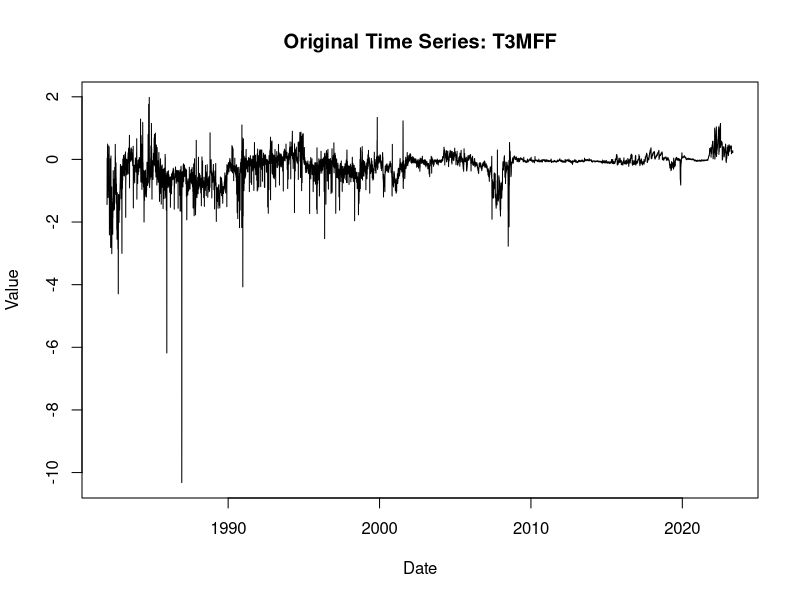
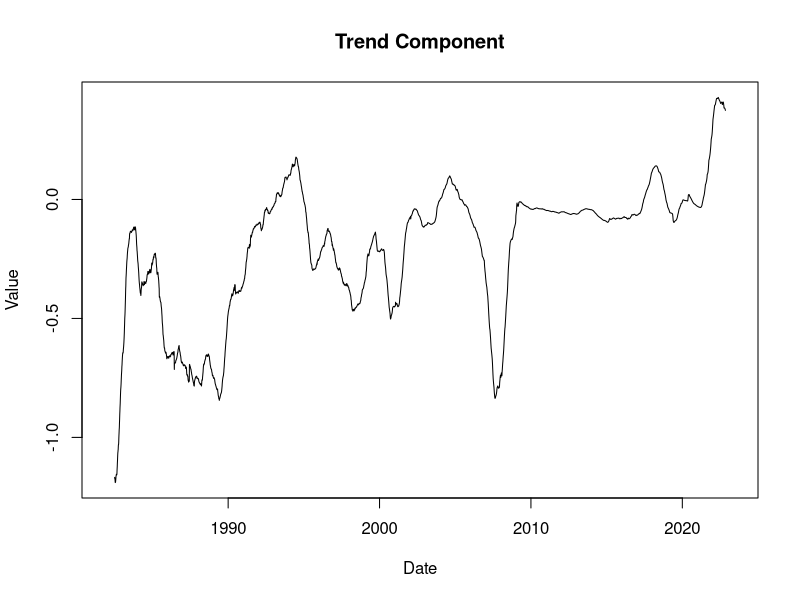
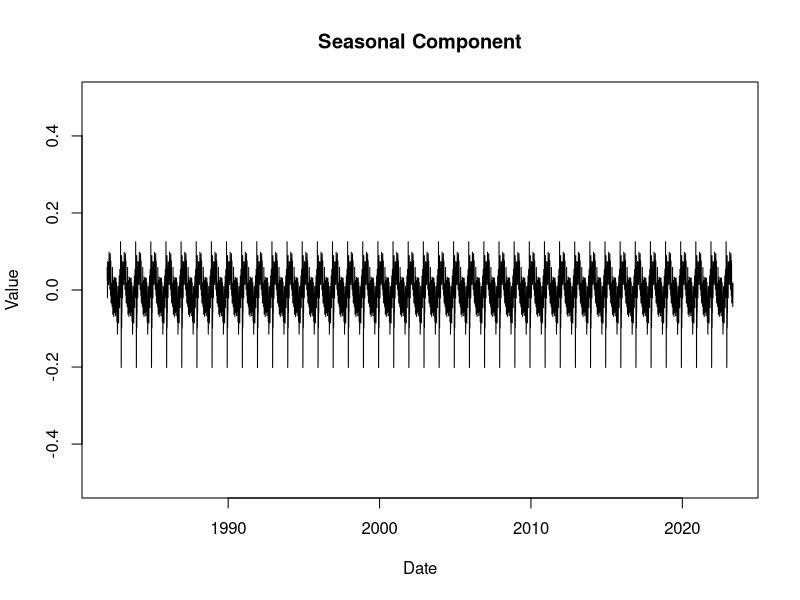
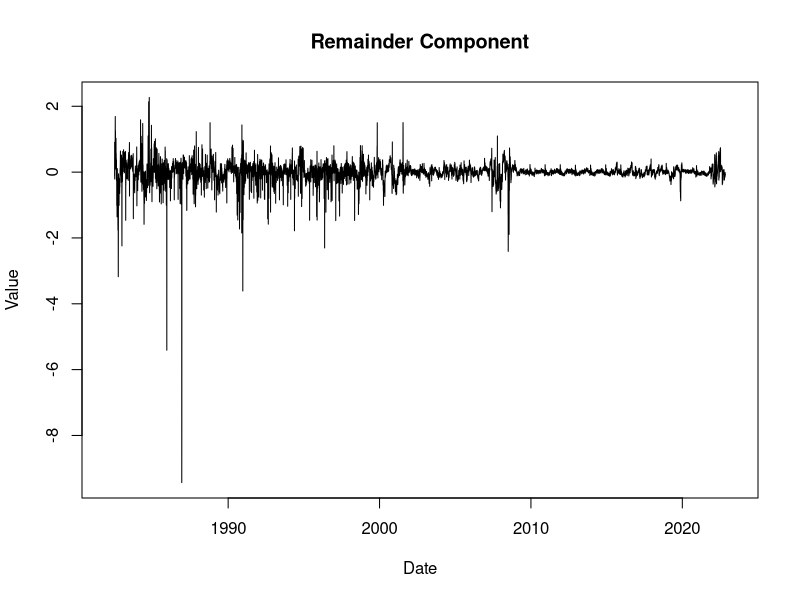
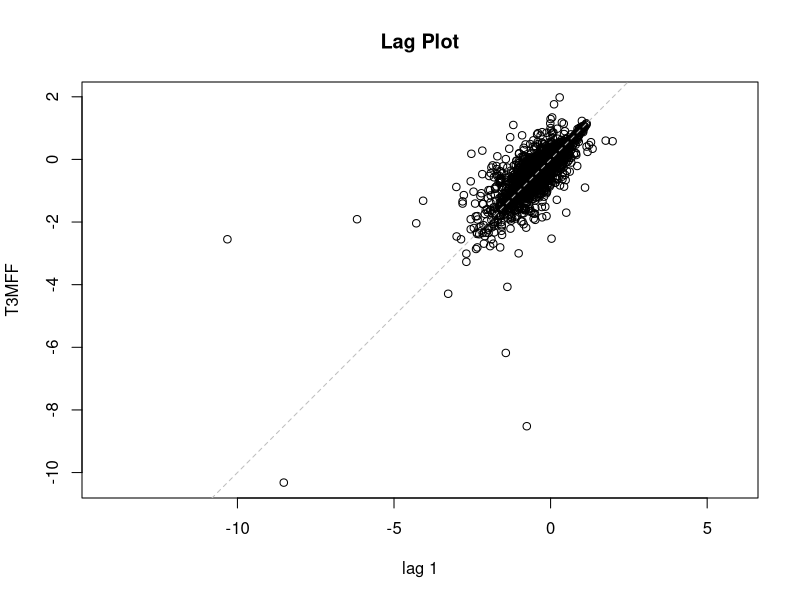
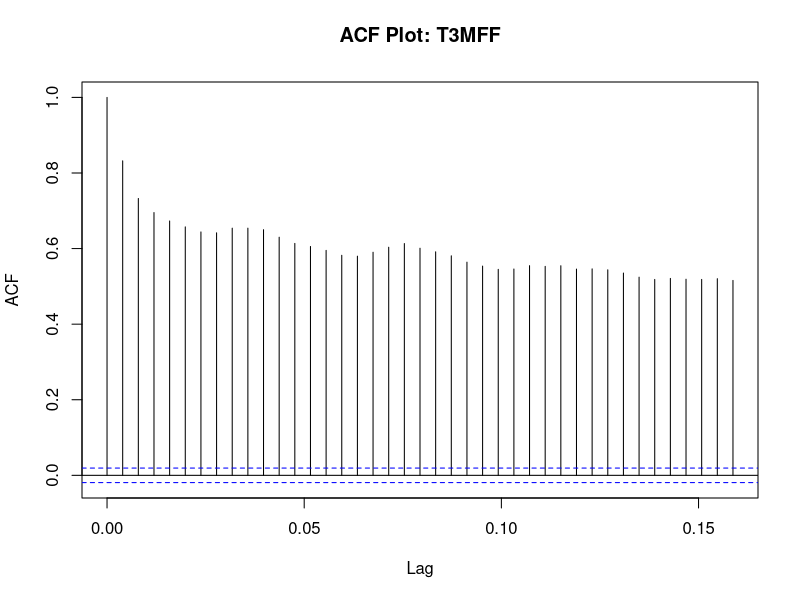
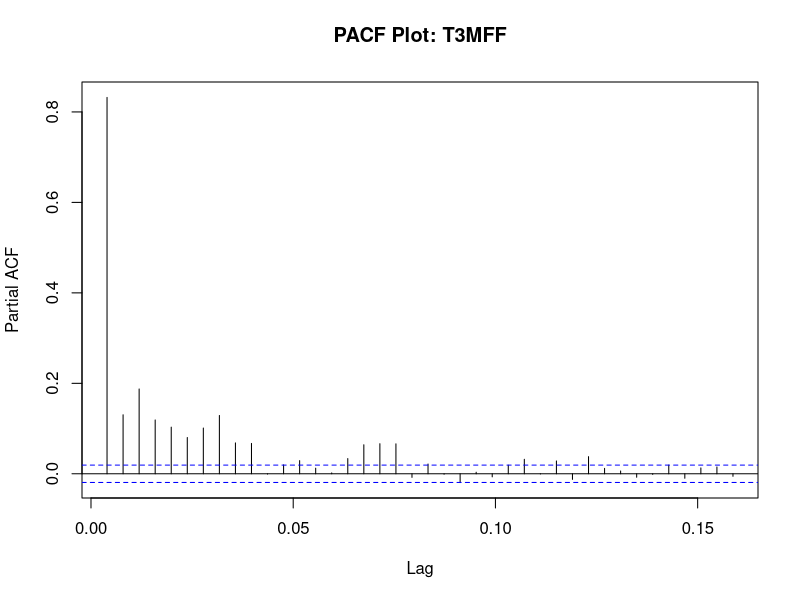
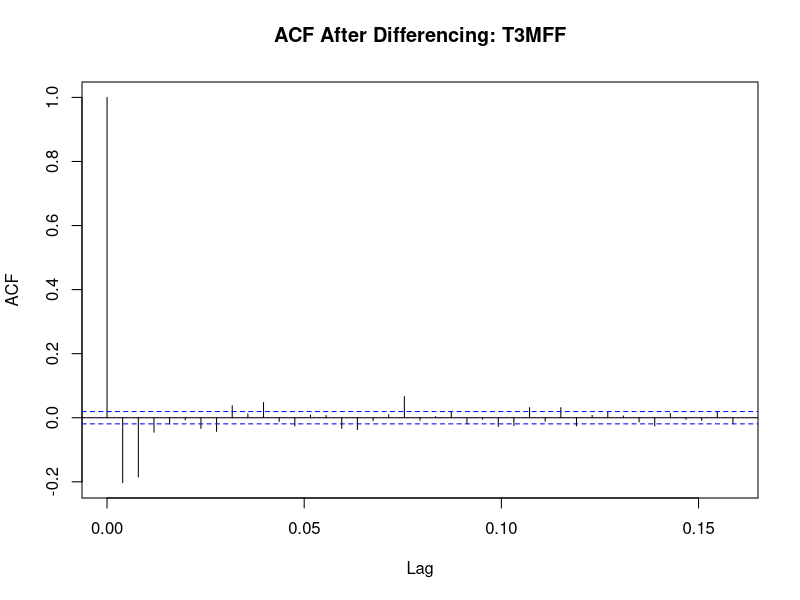

Source code (R) for these figures, in order:
## ---- chunk 1
knitr::opts_chunk$set(warning=FALSE, message=FALSE)

library(readxl)
library(ggplot2)
library(forecast)
library(tseries)
library(xts)
library(tidyverse)
## ---- chunk 2
df <- read_excel('data/data/sr_t-bill-rates.xlsx')
df$observation_date <- as.Date(df$observation_date)
columns <- c("T3MFF")

for (col in columns) {
  xts_data <- xts(df[, col], order.by = df$observation_date)
  ts_data <- ts(df[, col], start=c(1982, 1, 4), frequency=252)
  decomposed <- decompose(ts_data)
  
  plot(decomposed$x, main = paste("Original Time Series:", col), xlab = 'Date', ylab = 'Value')
  plot(decomposed$trend, main = "Trend Component", xlab = 'Date', ylab = 'Value')
  plot(decomposed$seasonal, main = "Seasonal Component", xlab = 'Date', ylab = 'Value',ylim = c(-0.5,0.5))
  plot(decomposed$random, main = "Remainder Component", xlab = 'Date', ylab = 'Value')
  lag.plot(ts_data, lags=1, do.lines=FALSE, main="Lag Plot")
  acf_data <- acf(ts_data, main=paste("ACF Plot:", col))
  dacf_data <- pacf(ts_data, main=paste("PACF Plot:", col))
  diff_ts_data <- diff(ts_data)
  acf(diff_ts_data, main=paste("ACF After Differencing:", col))
  pacf(diff_ts_data, main=paste("PACF After Differencing:", col))
  }

for (col in columns) {
  
  trend <- decomposed$trend
  if (!is.null(trend)) {
    trend_mean <- mean(trend, na.rm = TRUE)
    trend_sd <- sd(trend, na.rm = TRUE)
    trend_trend <- ifelse(trend_mean > 0, "increasing", "decreasing")
    cat("The trend component suggests a", trend_trend, "trend, \nwith an average value of", round(trend_mean, 2), "and a standard deviation of", round(trend_sd, 2), ".\n\n")
  } else {
    cat("There is no discernible trend component.\n\n")
  }
  
  seasonal <- decomposed$seasonal
  if (!is.null(seasonal)) {
    seasonal_mean <- mean(seasonal, na.rm = TRUE)
    seasonal_sd <- sd(seasonal, na.rm = TRUE)
    cat("The seasonal component suggests a repeating pattern, \nwith an average value of", round(seasonal_mean, 2), "and a standard deviation of", round(seasonal_sd, 2), ".\n\n")
  } else {
    cat("There is no discernible seasonal component.\n\n")
  }
  
  remainder <- decomposed$random
  if (!is.null(remainder)) {
    remainder_mean <- mean(remainder, na.rm = TRUE)
    remainder_sd <- sd(remainder, na.rm = TRUE)
    cat("The remainder component suggests random fluctuations, \nwith an average value of", round(remainder_mean, 2), "and a standard deviation of", round(remainder_sd, 2), ".\n\n")
  } else {
    cat("There is no discernible remainder component.\n\n")
  }
  
  if (decomposed$type == "multiplicative") {
    cat("The time series appears to be multiplicative.\n\n")
  } else {
    cat("The time series appears to be additive.\n\n")
  }
  
  adf_test <- adf.test(ts_data)
  cat("Augmented Dickey-Fuller Test Results:\n")
  cat("Test Statistic:", adf_test$statistic, "\n")
  cat("P-value:", adf_test$p.value, "\n")
  cat("Critical Values:", adf_test$critical, "\n")
  if (adf_test$p.value < 0.05) {
    cat("The time series is stationary based on the ADF test.\n\n")
  } else {
    cat("The time series is not stationary based on the ADF test.\n\n")}

  adf_test_diff <- adf.test(diff_ts_data)
  cat("Augmented Dickey-Fuller Test Results After Differencing:\n")
  cat("Test Statistic:", adf_test_diff$statistic, "\n")
  cat("P-value:", adf_test_diff$p.value, "\n")
  cat("Critical Values:", adf_test_diff$critical, "\n")
  if (adf_test_diff$p.value < 0.05) {
    cat("The time series is stationary based on the ADF test.\n\n")
  } else {
    cat("The time series is not stationary based on the ADF test.\n\n")
  }
  }
## ---- chunk 3
df <- read_excel('data/data/sr_t-bill-rates.xlsx')
df$observation_date <- as.Date(df$observation_date)
columns <- c("T6MFF")

for (col in columns) {
  xts_data <- xts(df[, col], order.by = df$observation_date)
  ts_data <- ts(df[, col], start=c(1982, 1, 4), frequency=252)
  decomposed <- decompose(ts_data)
  
  plot(decomposed$x, main = paste("Original Time Series:", col), xlab = 'Date', ylab = 'Value')
  plot(decomposed$trend, main = "Trend Component", xlab = 'Date', ylab = 'Value')
  plot(decomposed$seasonal, main = "Seasonal Component", xlab = 'Date', ylab = 'Value',ylim = c(-0.5,0.5))
  plot(decomposed$random, main = "Remainder Component", xlab = 'Date', ylab = 'Value')
  lag.plot(ts_data, lags=1, do.lines=FALSE, main="Lag Plot")
  acf_data <- acf(ts_data, main=paste("ACF Plot:", col))
  dacf_data <- pacf(ts_data, main=paste("PACF Plot:", col))
  diff_ts_data <- diff(ts_data)
  acf(diff_ts_data, main=paste("ACF After Differencing:", col))
  pacf(diff_ts_data, main=paste("PACF After Differencing:", col))
  }

for (col in columns) {
  
  trend <- decomposed$trend
  if (!is.null(trend)) {
    trend_mean <- mean(trend, na.rm = TRUE)
    trend_sd <- sd(trend, na.rm = TRUE)
    trend_trend <- ifelse(trend_mean > 0, "increasing", "decreasing")
    cat("The trend component suggests a", trend_trend, "trend, \nwith an average value of", round(trend_mean, 2), "and a standard deviation of", round(trend_sd, 2), ".\n\n")
  } else {
    cat("There is no discernible trend component.\n\n")
  }
  
  seasonal <- decomposed$seasonal
  if (!is.null(seasonal)) {
    seasonal_mean <- mean(seasonal, na.rm = TRUE)
    seasonal_sd <- sd(seasonal, na.rm = TRUE)
    cat("The seasonal component suggests a repeating pattern, \nwith an average value of", round(seasonal_mean, 2), "and a standard deviation of", round(seasonal_sd, 2), ".\n\n")
  } else {
    cat("There is no discernible seasonal component.\n\n")
  }
  
  remainder <- decomposed$random
  if (!is.null(remainder)) {
    remainder_mean <- mean(remainder, na.rm = TRUE)
    remainder_sd <- sd(remainder, na.rm = TRUE)
    cat("The remainder component suggests random fluctuations, \nwith an average value of", round(remainder_mean, 2), "and a standard deviation of", round(remainder_sd, 2), ".\n\n")
  } else {
    cat("There is no discernible remainder component.\n\n")
  }
  
  if (decomposed$type == "multiplicative") {
    cat("The time series appears to be multiplicative.\n\n")
  } else {
    cat("The time series appears to be additive.\n\n")
  }
  
  adf_test <- adf.test(ts_data)
  cat("Augmented Dickey-Fuller Test Results:\n")
  cat("Test Statistic:", adf_test$statistic, "\n")
  cat("P-value:", adf_test$p.value, "\n")
  cat("Critical Values:", adf_test$critical, "\n")
  if (adf_test$p.value < 0.05) {
    cat("The time series is stationary based on the ADF test.\n\n")
  } else {
    cat("The time series is not stationary based on the ADF test.\n\n")}

  adf_test_diff <- adf.test(diff_ts_data)
  cat("Augmented Dickey-Fuller Test Results After Differencing:\n")
  cat("Test Statistic:", adf_test_diff$statistic, "\n")
  cat("P-value:", adf_test_diff$p.value, "\n")
  cat("Critical Values:", adf_test_diff$critical, "\n")
  if (adf_test_diff$p.value < 0.05) {
    cat("The time series is stationary based on the ADF test.\n\n")
  } else {
    cat("The time series is not stationary based on the ADF test.\n\n")
  }
  }
## ---- chunk 4
df <- read_excel('data/data/sr_t-bill-rates.xlsx')
df$observation_date <- as.Date(df$observation_date)
columns <- c("T1YFF")
for (col in columns) {
  xts_data <- xts(df[, col], order.by = df$observation_date)
  ts_data <- ts(df[, col], start=c(1982, 1, 4), frequency=252)
  decomposed <- decompose(ts_data)
  
  plot(decomposed$x, main = paste("Original Time Series:", col), xlab = 'Date', ylab = 'Value')
  plot(decomposed$trend, main = "Trend Component", xlab = 'Date', ylab = 'Value')
  plot(decomposed$seasonal, main = "Seasonal Component", xlab = 'Date', ylab = 'Value',ylim = c(-0.5,0.5))
  plot(decomposed$random, main = "Remainder Component", xlab = 'Date', ylab = 'Value')
  lag.plot(ts_data, lags=1, do.lines=FALSE, main="Lag Plot")
  acf_data <- acf(ts_data, main=paste("ACF Plot:", col))
  dacf_data <- pacf(ts_data, main=paste("PACF Plot:", col))
  diff_ts_data <- diff(ts_data)
  acf(diff_ts_data, main=paste("ACF After Differencing:", col))
  pacf(diff_ts_data, main=paste("PACF After Differencing:", col))
  }

for (col in columns) {
  
  trend <- decomposed$trend
  if (!is.null(trend)) {
    trend_mean <- mean(trend, na.rm = TRUE)
    trend_sd <- sd(trend, na.rm = TRUE)
    trend_trend <- ifelse(trend_mean > 0, "increasing", "decreasing")
    cat("The trend component suggests a", trend_trend, "trend, \nwith an average value of", round(trend_mean, 2), "and a standard deviation of", round(trend_sd, 2), ".\n\n")
  } else {
    cat("There is no discernible trend component.\n\n")
  }
  
  seasonal <- decomposed$seasonal
  if (!is.null(seasonal)) {
    seasonal_mean <- mean(seasonal, na.rm = TRUE)
    seasonal_sd <- sd(seasonal, na.rm = TRUE)
    cat("The seasonal component suggests a repeating pattern, \nwith an average value of", round(seasonal_mean, 2), "and a standard deviation of", round(seasonal_sd, 2), ".\n\n")
  } else {
    cat("There is no discernible seasonal component.\n\n")
  }
  
  remainder <- decomposed$random
  if (!is.null(remainder)) {
    remainder_mean <- mean(remainder, na.rm = TRUE)
    remainder_sd <- sd(remainder, na.rm = TRUE)
    cat("The remainder component suggests random fluctuations, \nwith an average value of", round(remainder_mean, 2), "and a standard deviation of", round(remainder_sd, 2), ".\n\n")
  } else {
    cat("There is no discernible remainder component.\n\n")
  }
  
  if (decomposed$type == "multiplicative") {
    cat("The time series appears to be multiplicative.\n\n")
  } else {
    cat("The time series appears to be additive.\n\n")
  }
  
  adf_test <- adf.test(ts_data)
  cat("Augmented Dickey-Fuller Test Results:\n")
  cat("Test Statistic:", adf_test$statistic, "\n")
  cat("P-value:", adf_test$p.value, "\n")
  cat("Critical Values:", adf_test$critical, "\n")
  if (adf_test$p.value < 0.05) {
    cat("The time series is stationary based on the ADF test.\n\n")
  } else {
    cat("The time series is not stationary based on the ADF test.\n\n")}

  adf_test_diff <- adf.test(diff_ts_data)
  cat("Augmented Dickey-Fuller Test Results After Differencing:\n")
  cat("Test Statistic:", adf_test_diff$statistic, "\n")
  cat("P-value:", adf_test_diff$p.value, "\n")
  cat("Critical Values:", adf_test_diff$critical, "\n")
  if (adf_test_diff$p.value < 0.05) {
    cat("The time series is stationary based on the ADF test.\n\n")
  } else {
    cat("The time series is not stationary based on the ADF test.\n\n")
  }
  }
## ---- chunk 5
df <- read_excel('data/data/t-bill-vs-econ-index.xlsx',col_types = c("date","numeric","numeric","numeric","numeric","numeric","numeric","numeric","numeric","numeric"))
df$observation_date <- as.Date(df$observation_date)
selected_columns <- c("DGS10", "DGS20", "DGS30", "MORTGAGE30", "CPI", "FEDFUNDS", "USDIDX", "GDP", "UER")
df <- df[!apply(is.na(df[selected_columns]) | df[selected_columns] == "", 1, all), ]
## ---- chunk 6
columns <- c("DGS10")
df_10 <- df[!is.na(df[columns]) & df[columns] != "", ]

for (col in columns) {
  xts_data <- xts(df_10[, col], order.by = df_10$observation_date)
  ts_data <- ts(df_10[, col], start=c(1962, 1, 2), frequency=252)
  decomposed <- decompose(ts_data)
  
  plot(decomposed$x, main = paste("Original Time Series:", col), xlab = 'Date', ylab = 'Value')
  plot(decomposed$trend, main = "Trend Component", xlab = 'Date', ylab = 'Value')
  plot(decomposed$seasonal, main = "Seasonal Component", xlab = 'Date', ylab = 'Value')
  plot(decomposed$random, main = "Remainder Component", xlab = 'Date', ylab = 'Value')
  lag.plot(ts_data, lags=1, do.lines=FALSE, main="Lag Plot")
  acf_data <- acf(ts_data, main=paste("ACF Plot:", col))
  dacf_data <- pacf(ts_data, main=paste("PACF Plot:", col))
  diff_ts_data <- diff(ts_data)
  acf(diff_ts_data, main=paste("ACF After Differencing:", col))
  pacf(diff_ts_data, main=paste("PACF After Differencing:", col))
  }

for (col in columns) {
  trend <- decomposed$trend
  if (!is.null(trend)) {
    trend_mean <- mean(trend, na.rm = TRUE)
    trend_sd <- sd(trend, na.rm = TRUE)
    trend_trend <- ifelse(trend_mean > 0, "increasing", "decreasing")
    cat("The trend component suggests a", trend_trend, "trend, \nwith an average value of", round(trend_mean, 2), "and a standard deviation of", round(trend_sd, 2), ".\n\n")
  } else {
    cat("There is no discernible trend component.\n\n")
  }
  
  seasonal <- decomposed$seasonal
  if (!is.null(seasonal)) {
    seasonal_mean <- mean(seasonal, na.rm = TRUE)
    seasonal_sd <- sd(seasonal, na.rm = TRUE)
    cat("The seasonal component suggests a repeating pattern, \nwith an average value of", round(seasonal_mean, 2), "and a standard deviation of", round(seasonal_sd, 2), ".\n\n")
  } else {
    cat("There is no discernible seasonal component.\n\n")
  }
  
  remainder <- decomposed$random
  if (!is.null(remainder)) {
    remainder_mean <- mean(remainder, na.rm = TRUE)
    remainder_sd <- sd(remainder, na.rm = TRUE)
    cat("The remainder component suggests random fluctuations, \nwith an average value of", round(remainder_mean, 2), "and a standard deviation of", round(remainder_sd, 2), ".\n\n")
  } else {
    cat("There is no discernible remainder component.\n\n")
  }
  
  if (decomposed$type == "multiplicative") {
    cat("The time series appears to be multiplicative.\n\n")
  } else {
    cat("The time series appears to be additive.\n\n")
  }
  
  adf_test <- adf.test(ts_data)
  cat("Augmented Dickey-Fuller Test Results:\n")
  cat("Test Statistic:", adf_test$statistic, "\n")
  cat("P-value:", adf_test$p.value, "\n")
  cat("Critical Values:", adf_test$critical, "\n")
  if (adf_test$p.value < 0.05) {
    cat("The time series is stationary based on the ADF test.\n\n")
  } else {
    cat("The time series is not stationary based on the ADF test.\n\n")}

  adf_test_diff <- adf.test(diff_ts_data)
  cat("Augmented Dickey-Fuller Test Results After Differencing:\n")
  cat("Test Statistic:", adf_test_diff$statistic, "\n")
  cat("P-value:", adf_test_diff$p.value, "\n")
  cat("Critical Values:", adf_test_diff$critical, "\n")
  if (adf_test_diff$p.value < 0.05) {
    cat("The time series is stationary based on the ADF test.\n\n")
  } else {
    cat("The time series is not stationary based on the ADF test.\n\n")
  }
  }
## ---- chunk 7
columns <- c("DGS20")
df_20 <- df[!is.na(df[columns]) & df[columns] != "", ]

for (col in columns) {
  xts_data <- xts(df_20[, col], order.by = df_20$observation_date)
  ts_data <- ts(df_20[, col], start=c(1962, 1, 2), frequency=252)
  decomposed <- decompose(ts_data)
  
  plot(decomposed$x, main = paste("Original Time Series:", col), xlab = 'Date', ylab = 'Value')
  plot(decomposed$trend, main = "Trend Component", xlab = 'Date', ylab = 'Value')
  plot(decomposed$seasonal, main = "Seasonal Component", xlab = 'Date', ylab = 'Value')
  plot(decomposed$random, main = "Remainder Component", xlab = 'Date', ylab = 'Value')
  lag.plot(ts_data, lags=1, do.lines=FALSE, main="Lag Plot")
  acf_data <- acf(ts_data, main=paste("ACF Plot:", col))
  dacf_data <- pacf(ts_data, main=paste("PACF Plot:", col))
  diff_ts_data <- diff(ts_data)
  acf(diff_ts_data, main=paste("ACF After Differencing:", col))
  pacf(diff_ts_data, main=paste("PACF After Differencing:", col))
  }

for (col in columns) {
  trend <- decomposed$trend
  if (!is.null(trend)) {
    trend_mean <- mean(trend, na.rm = TRUE)
    trend_sd <- sd(trend, na.rm = TRUE)
    trend_trend <- ifelse(trend_mean > 0, "increasing", "decreasing")
    cat("The trend component suggests a", trend_trend, "trend, \nwith an average value of", round(trend_mean, 2), "and a standard deviation of", round(trend_sd, 2), ".\n\n")
  } else {
    cat("There is no discernible trend component.\n\n")
  }
  
  seasonal <- decomposed$seasonal
  if (!is.null(seasonal)) {
    seasonal_mean <- mean(seasonal, na.rm = TRUE)
    seasonal_sd <- sd(seasonal, na.rm = TRUE)
    cat("The seasonal component suggests a repeating pattern, \nwith an average value of", round(seasonal_mean, 2), "and a standard deviation of", round(seasonal_sd, 2), ".\n\n")
  } else {
    cat("There is no discernible seasonal component.\n\n")
  }
  
  remainder <- decomposed$random
  if (!is.null(remainder)) {
    remainder_mean <- mean(remainder, na.rm = TRUE)
    remainder_sd <- sd(remainder, na.rm = TRUE)
    cat("The remainder component suggests random fluctuations, \nwith an average value of", round(remainder_mean, 2), "and a standard deviation of", round(remainder_sd, 2), ".\n\n")
  } else {
    cat("There is no discernible remainder component.\n\n")
  }
  
  if (decomposed$type == "multiplicative") {
    cat("The time series appears to be multiplicative.\n\n")
  } else {
    cat("The time series appears to be additive.\n\n")
  }
  
  adf_test <- adf.test(ts_data)
  cat("Augmented Dickey-Fuller Test Results:\n")
  cat("Test Statistic:", adf_test$statistic, "\n")
  cat("P-value:", adf_test$p.value, "\n")
  cat("Critical Values:", adf_test$critical, "\n")
  if (adf_test$p.value < 0.05) {
    cat("The time series is stationary based on the ADF test.\n\n")
  } else {
    cat("The time series is not stationary based on the ADF test.\n\n")}

  adf_test_diff <- adf.test(diff_ts_data)
  cat("Augmented Dickey-Fuller Test Results After Differencing:\n")
  cat("Test Statistic:", adf_test_diff$statistic, "\n")
  cat("P-value:", adf_test_diff$p.value, "\n")
  cat("Critical Values:", adf_test_diff$critical, "\n")
  if (adf_test_diff$p.value < 0.05) {
    cat("The time series is stationary based on the ADF test.\n\n")
  } else {
    cat("The time series is not stationary based on the ADF test.\n\n")
  }
  }
## ---- chunk 8
columns <- c("DGS30")
df_30 <- df[!is.na(df[columns]) & df[columns] != "", ]

for (col in columns) {
  xts_data <- xts(df_30[, col], order.by = df_30$observation_date)
  ts_data <- ts(df_30[, col], start=c(1977, 2, 15), frequency=252)
  decomposed <- decompose(ts_data)
  
  plot(decomposed$x, main = paste("Original Time Series:", col), xlab = 'Date', ylab = 'Value')
  plot(decomposed$trend, main = "Trend Component", xlab = 'Date', ylab = 'Value')
  plot(decomposed$seasonal, main = "Seasonal Component", xlab = 'Date', ylab = 'Value')
  plot(decomposed$random, main = "Remainder Component", xlab = 'Date', ylab = 'Value')
  lag.plot(ts_data, lags=1, do.lines=FALSE, main="Lag Plot")
  acf_data <- acf(ts_data, main=paste("ACF Plot:", col))
  dacf_data <- pacf(ts_data, main=paste("PACF Plot:", col))
  diff_ts_data <- diff(ts_data)
  acf(diff_ts_data, main=paste("ACF After Differencing:", col))
  pacf(diff_ts_data, main=paste("PACF After Differencing:", col))
  }

for (col in columns) {
  trend <- decomposed$trend
  if (!is.null(trend)) {
    trend_mean <- mean(trend, na.rm = TRUE)
    trend_sd <- sd(trend, na.rm = TRUE)
    trend_trend <- ifelse(trend_mean > 0, "increasing", "decreasing")
    cat("The trend component suggests a", trend_trend, "trend, \nwith an average value of", round(trend_mean, 2), "and a standard deviation of", round(trend_sd, 2), ".\n\n")
  } else {
    cat("There is no discernible trend component.\n\n")
  }
  
  seasonal <- decomposed$seasonal
  if (!is.null(seasonal)) {
    seasonal_mean <- mean(seasonal, na.rm = TRUE)
    seasonal_sd <- sd(seasonal, na.rm = TRUE)
    cat("The seasonal component suggests a repeating pattern, \nwith an average value of", round(seasonal_mean, 2), "and a standard deviation of", round(seasonal_sd, 2), ".\n\n")
  } else {
    cat("There is no discernible seasonal component.\n\n")
  }
  
  remainder <- decomposed$random
  if (!is.null(remainder)) {
    remainder_mean <- mean(remainder, na.rm = TRUE)
    remainder_sd <- sd(remainder, na.rm = TRUE)
    cat("The remainder component suggests random fluctuations, \nwith an average value of", round(remainder_mean, 2), "and a standard deviation of", round(remainder_sd, 2), ".\n\n")
  } else {
    cat("There is no discernible remainder component.\n\n")
  }
  
  if (decomposed$type == "multiplicative") {
    cat("The time series appears to be multiplicative.\n\n")
  } else {
    cat("The time series appears to be additive.\n\n")
  }
  
  adf_test <- adf.test(ts_data)
  cat("Augmented Dickey-Fuller Test Results:\n")
  cat("Test Statistic:", adf_test$statistic, "\n")
  cat("P-value:", adf_test$p.value, "\n")
  cat("Critical Values:", adf_test$critical, "\n")
  if (adf_test$p.value < 0.05) {
    cat("The time series is stationary based on the ADF test.\n\n")
  } else {
    cat("The time series is not stationary based on the ADF test.\n\n")}

  adf_test_diff <- adf.test(diff_ts_data)
  cat("Augmented Dickey-Fuller Test Results After Differencing:\n")
  cat("Test Statistic:", adf_test_diff$statistic, "\n")
  cat("P-value:", adf_test_diff$p.value, "\n")
  cat("Critical Values:", adf_test_diff$critical, "\n")
  if (adf_test_diff$p.value < 0.05) {
    cat("The time series is stationary based on the ADF test.\n\n")
  } else {
    cat("The time series is not stationary based on the ADF test.\n\n")
  }
  }
## ---- chunk 9
columns <- c("FEDFUNDS")
df_ffr <- df[!is.na(df[columns]) & df[columns] != "", ]
for (col in columns) {
  xts_data <- xts(df_ffr[, col], order.by = df_ffr$observation_date)
  ts_data <- ts(df_ffr[, col], start=c(1962, 2, 1), frequency=12)
  decomposed <- decompose(ts_data)
  
  plot(decomposed$x, main = paste("Original Time Series:", col), xlab = 'Date', ylab = 'Value')
  plot(decomposed$trend, main = "Trend Component", xlab = 'Date', ylab = 'Value')
  plot(decomposed$seasonal, main = "Seasonal Component", xlab = 'Date', ylab = 'Value')
  plot(decomposed$random, main = "Remainder Component", xlab = 'Date', ylab = 'Value')
  lag.plot(ts_data, lags=1, do.lines=FALSE, main="Lag Plot")
  acf_data <- acf(ts_data, main=paste("ACF Plot:", col))
  dacf_data <- pacf(ts_data, main=paste("PACF Plot:", col))
  diff_ts_data <- diff(ts_data)
  acf(diff_ts_data, main=paste("ACF After Differencing:", col))
  pacf(diff_ts_data, main=paste("PACF After Differencing:", col))
  }

for (col in columns) {
  trend <- decomposed$trend
  if (!is.null(trend)) {
    trend_mean <- mean(trend, na.rm = TRUE)
    trend_sd <- sd(trend, na.rm = TRUE)
    trend_trend <- ifelse(trend_mean > 0, "increasing", "decreasing")
    cat("The trend component suggests a", trend_trend, "trend, \nwith an average value of", round(trend_mean, 2), "and a standard deviation of", round(trend_sd, 2), ".\n\n")
  } else {
    cat("There is no discernible trend component.\n\n")
  }
  
  seasonal <- decomposed$seasonal
  if (!is.null(seasonal)) {
    seasonal_mean <- mean(seasonal, na.rm = TRUE)
    seasonal_sd <- sd(seasonal, na.rm = TRUE)
    cat("The seasonal component suggests a repeating pattern, \nwith an average value of", round(seasonal_mean, 2), "and a standard deviation of", round(seasonal_sd, 2), ".\n\n")
  } else {
    cat("There is no discernible seasonal component.\n\n")
  }
  
  remainder <- decomposed$random
  if (!is.null(remainder)) {
    remainder_mean <- mean(remainder, na.rm = TRUE)
    remainder_sd <- sd(remainder, na.rm = TRUE)
    cat("The remainder component suggests random fluctuations, \nwith an average value of", round(remainder_mean, 2), "and a standard deviation of", round(remainder_sd, 2), ".\n\n")
  } else {
    cat("There is no discernible remainder component.\n\n")
  }
  
  if (decomposed$type == "multiplicative") {
    cat("The time series appears to be multiplicative.\n\n")
  } else {
    cat("The time series appears to be additive.\n\n")
  }
  
  adf_test <- adf.test(ts_data)
  cat("Augmented Dickey-Fuller Test Results:\n")
  cat("Test Statistic:", adf_test$statistic, "\n")
  cat("P-value:", adf_test$p.value, "\n")
  cat("Critical Values:", adf_test$critical, "\n")
  if (adf_test$p.value < 0.05) {
    cat("The time series is stationary based on the ADF test.\n\n")
  } else {
    cat("The time series is not stationary based on the ADF test.\n\n")}

  adf_test_diff <- adf.test(diff_ts_data)
  cat("Augmented Dickey-Fuller Test Results After Differencing:\n")
  cat("Test Statistic:", adf_test_diff$statistic, "\n")
  cat("P-value:", adf_test_diff$p.value, "\n")
  cat("Critical Values:", adf_test_diff$critical, "\n")
  if (adf_test_diff$p.value < 0.05) {
    cat("The time series is stationary based on the ADF test.\n\n")
  } else {
    cat("The time series is not stationary based on the ADF test.\n\n")
  }
  }
## ---- chunk 10
columns <- c("MORTGAGE30")
df_mort <- df[!is.na(df[columns]) & df[columns] != "", ]
for (col in columns) {
  xts_data <- xts(df_mort[, col], order.by = df_mort$observation_date)
  ts_data <- ts(df_mort[, col], start=c(1971, 4, 2), frequency=52)
  decomposed <- decompose(ts_data)
  
  plot(decomposed$x, main = paste("Original Time Series:", col), xlab = 'Date', ylab = 'Value')
  plot(decomposed$trend, main = "Trend Component", xlab = 'Date', ylab = 'Value')
  plot(decomposed$seasonal, main = "Seasonal Component", xlab = 'Date', ylab = 'Value')
  plot(decomposed$random, main = "Remainder Component", xlab = 'Date', ylab = 'Value')
  lag.plot(ts_data, lags=1, do.lines=FALSE, main="Lag Plot")
  acf_data <- acf(ts_data, main=paste("ACF Plot:", col))
  dacf_data <- pacf(ts_data, main=paste("PACF Plot:", col))
  diff_ts_data <- diff(ts_data)
  acf(diff_ts_data, main=paste("ACF After Differencing:", col))
  pacf(diff_ts_data, main=paste("PACF After Differencing:", col))
  }

for (col in columns) {
  trend <- decomposed$trend
  if (!is.null(trend)) {
    trend_mean <- mean(trend, na.rm = TRUE)
    trend_sd <- sd(trend, na.rm = TRUE)
    trend_trend <- ifelse(trend_mean > 0, "increasing", "decreasing")
    cat("The trend component suggests a", trend_trend, "trend, \nwith an average value of", round(trend_mean, 2), "and a standard deviation of", round(trend_sd, 2), ".\n\n")
  } else {
    cat("There is no discernible trend component.\n\n")
  }
  
  seasonal <- decomposed$seasonal
  if (!is.null(seasonal)) {
    seasonal_mean <- mean(seasonal, na.rm = TRUE)
    seasonal_sd <- sd(seasonal, na.rm = TRUE)
    cat("The seasonal component suggests a repeating pattern, \nwith an average value of", round(seasonal_mean, 2), "and a standard deviation of", round(seasonal_sd, 2), ".\n\n")
  } else {
    cat("There is no discernible seasonal component.\n\n")
  }
  
  remainder <- decomposed$random
  if (!is.null(remainder)) {
    remainder_mean <- mean(remainder, na.rm = TRUE)
    remainder_sd <- sd(remainder, na.rm = TRUE)
    cat("The remainder component suggests random fluctuations, \nwith an average value of", round(remainder_mean, 2), "and a standard deviation of", round(remainder_sd, 2), ".\n\n")
  } else {
    cat("There is no discernible remainder component.\n\n")
  }
  
  if (decomposed$type == "multiplicative") {
    cat("The time series appears to be multiplicative.\n\n")
  } else {
    cat("The time series appears to be additive.\n\n")
  }
  
  adf_test <- adf.test(ts_data)
  cat("Augmented Dickey-Fuller Test Results:\n")
  cat("Test Statistic:", adf_test$statistic, "\n")
  cat("P-value:", adf_test$p.value, "\n")
  cat("Critical Values:", adf_test$critical, "\n")
  if (adf_test$p.value < 0.05) {
    cat("The time series is stationary based on the ADF test.\n\n")
  } else {
    cat("The time series is not stationary based on the ADF test.\n\n")}

  adf_test_diff <- adf.test(diff_ts_data)
  cat("Augmented Dickey-Fuller Test Results After Differencing:\n")
  cat("Test Statistic:", adf_test_diff$statistic, "\n")
  cat("P-value:", adf_test_diff$p.value, "\n")
  cat("Critical Values:", adf_test_diff$critical, "\n")
  if (adf_test_diff$p.value < 0.05) {
    cat("The time series is stationary based on the ADF test.\n\n")
  } else {
    cat("The time series is not stationary based on the ADF test.\n\n")
  }
  }
## ---- chunk 11
columns <- c("CPI")
df_cpi <- df[!is.na(df[columns]) & df[columns] != "", ]
for (col in columns) {
  xts_data <- xts(df_cpi[, col], order.by = df_cpi$observation_date)
  ts_data <- ts(df_cpi[, col], start=c(1962, 2, 1), frequency=12)
  decomposed <- decompose(ts_data)
  
  plot(decomposed$x, main = paste("Original Time Series:", col), xlab = 'Date', ylab = 'Value')
  plot(decomposed$trend, main = "Trend Component", xlab = 'Date', ylab = 'Value')
  plot(decomposed$seasonal, main = "Seasonal Component", xlab = 'Date', ylab = 'Value',ylim = c(-0.5,0.5))
  plot(decomposed$random, main = "Remainder Component", xlab = 'Date', ylab = 'Value')
  lag.plot(ts_data, lags=1, do.lines=FALSE, main="Lag Plot")
  acf_data <- acf(ts_data, main=paste("ACF Plot:", col))
  dacf_data <- pacf(ts_data, main=paste("PACF Plot:", col))
  diff_ts_data <- diff(ts_data)
  acf(diff_ts_data, main=paste("ACF After Differencing:", col))
  pacf(diff_ts_data, main=paste("PACF After Differencing:", col))
  }

for (col in columns) {
  trend <- decomposed$trend
  if (!is.null(trend)) {
    trend_mean <- mean(trend, na.rm = TRUE)
    trend_sd <- sd(trend, na.rm = TRUE)
    trend_trend <- ifelse(trend_mean > 0, "increasing", "decreasing")
    cat("The trend component suggests a", trend_trend, "trend, \nwith an average value of", round(trend_mean, 2), "and a standard deviation of", round(trend_sd, 2), ".\n\n")
  } else {
    cat("There is no discernible trend component.\n\n")
  }
  
  seasonal <- decomposed$seasonal
  if (!is.null(seasonal)) {
    seasonal_mean <- mean(seasonal, na.rm = TRUE)
    seasonal_sd <- sd(seasonal, na.rm = TRUE)
    cat("The seasonal component suggests a repeating pattern, \nwith an average value of", round(seasonal_mean, 2), "and a standard deviation of", round(seasonal_sd, 2), ".\n\n")
  } else {
    cat("There is no discernible seasonal component.\n\n")
  }
  
  remainder <- decomposed$random
  if (!is.null(remainder)) {
    remainder_mean <- mean(remainder, na.rm = TRUE)
    remainder_sd <- sd(remainder, na.rm = TRUE)
    cat("The remainder component suggests random fluctuations, \nwith an average value of", round(remainder_mean, 2), "and a standard deviation of", round(remainder_sd, 2), ".\n\n")
  } else {
    cat("There is no discernible remainder component.\n\n")
  }
  
  if (decomposed$type == "multiplicative") {
    cat("The time series appears to be multiplicative.\n\n")
  } else {
    cat("The time series appears to be additive.\n\n")
  }
  
  adf_test <- adf.test(ts_data)
  cat("Augmented Dickey-Fuller Test Results:\n")
  cat("Test Statistic:", adf_test$statistic, "\n")
  cat("P-value:", adf_test$p.value, "\n")
  cat("Critical Values:", adf_test$critical, "\n")
  if (adf_test$p.value < 0.05) {
    cat("The time series is stationary based on the ADF test.\n\n")
  } else {
    cat("The time series is not stationary based on the ADF test.\n\n")}

  adf_test_diff <- adf.test(diff_ts_data)
  cat("Augmented Dickey-Fuller Test Results After Differencing:\n")
  cat("Test Statistic:", adf_test_diff$statistic, "\n")
  cat("P-value:", adf_test_diff$p.value, "\n")
  cat("Critical Values:", adf_test_diff$critical, "\n")
  if (adf_test_diff$p.value < 0.05) {
    cat("The time series is stationary based on the ADF test.\n\n")
  } else {
    cat("The time series is not stationary based on the ADF test.\n\n")
  }
  }
## ---- chunk 12
columns <- c("GDP")
df_gdp <- df[!is.na(df[columns]) & df[columns] != "", ]
for (col in columns) {
  xts_data <- xts(df_gdp[, col], order.by = df_gdp$observation_date)
  ts_data <- ts(df_gdp[, col], start=c(1962, 10, 1), frequency=4)
  decomposed <- decompose(ts_data)
  
  plot(decomposed$x, main = paste("Original Time Series:", col), xlab = 'Date', ylab = 'Value')
  plot(decomposed$trend, main = "Trend Component", xlab = 'Date', ylab = 'Value')
  plot(decomposed$seasonal, main = "Seasonal Component", xlab = 'Date', ylab = 'Value')
  plot(decomposed$random, main = "Remainder Component", xlab = 'Date', ylab = 'Value')
  lag.plot(ts_data, lags=1, do.lines=FALSE, main="Lag Plot")
  acf_data <- acf(ts_data, main=paste("ACF Plot:", col))
  dacf_data <- pacf(ts_data, main=paste("PACF Plot:", col))
  diff_ts_data <- diff(ts_data)
  acf(diff_ts_data, main=paste("ACF After Differencing:", col))
  pacf(diff_ts_data, main=paste("PACF After Differencing:", col))
  }

for (col in columns) {
  trend <- decomposed$trend
  if (!is.null(trend)) {
    trend_mean <- mean(trend, na.rm = TRUE)
    trend_sd <- sd(trend, na.rm = TRUE)
    trend_trend <- ifelse(trend_mean > 0, "increasing", "decreasing")
    cat("The trend component suggests a", trend_trend, "trend, \nwith an average value of", round(trend_mean, 2), "and a standard deviation of", round(trend_sd, 2), ".\n\n")
  } else {
    cat("There is no discernible trend component.\n\n")
  }
  
  seasonal <- decomposed$seasonal
  if (!is.null(seasonal)) {
    seasonal_mean <- mean(seasonal, na.rm = TRUE)
    seasonal_sd <- sd(seasonal, na.rm = TRUE)
    cat("The seasonal component suggests a repeating pattern, \nwith an average value of", round(seasonal_mean, 2), "and a standard deviation of", round(seasonal_sd, 2), ".\n\n")
  } else {
    cat("There is no discernible seasonal component.\n\n")
  }
  
  remainder <- decomposed$random
  if (!is.null(remainder)) {
    remainder_mean <- mean(remainder, na.rm = TRUE)
    remainder_sd <- sd(remainder, na.rm = TRUE)
    cat("The remainder component suggests random fluctuations, \nwith an average value of", round(remainder_mean, 2), "and a standard deviation of", round(remainder_sd, 2), ".\n\n")
  } else {
    cat("There is no discernible remainder component.\n\n")
  }
  
  if (decomposed$type == "multiplicative") {
    cat("The time series appears to be multiplicative.\n\n")
  } else {
    cat("The time series appears to be additive.\n\n")
  }
  
  adf_test <- adf.test(ts_data)
  cat("Augmented Dickey-Fuller Test Results:\n")
  cat("Test Statistic:", adf_test$statistic, "\n")
  cat("P-value:", adf_test$p.value, "\n")
  cat("Critical Values:", adf_test$critical, "\n")
  if (adf_test$p.value < 0.05) {
    cat("The time series is stationary based on the ADF test.\n\n")
  } else {
    cat("The time series is not stationary based on the ADF test.\n\n")}

  adf_test_diff <- adf.test(diff_ts_data)
  cat("Augmented Dickey-Fuller Test Results After Differencing:\n")
  cat("Test Statistic:", adf_test_diff$statistic, "\n")
  cat("P-value:", adf_test_diff$p.value, "\n")
  cat("Critical Values:", adf_test_diff$critical, "\n")
  if (adf_test_diff$p.value < 0.05) {
    cat("The time series is stationary based on the ADF test.\n\n")
  } else {
    cat("The time series is not stationary based on the ADF test.\n\n")
  }
  }
## ---- chunk 13
columns <- c("UER")
df_uemp <- df[!is.na(df[columns]) & df[columns] != "", ]
for (col in columns) {
  xts_data <- xts(df_uemp[, col], order.by = df_uemp$observation_date)
  ts_data <- ts(df_uemp[, col], start=c(1962, 2, 1), frequency=12)
  decomposed <- decompose(ts_data)
  
  plot(decomposed$x, main = paste("Original Time Series:", col), xlab = 'Date', ylab = 'Value')
  plot(decomposed$trend, main = "Trend Component", xlab = 'Date', ylab = 'Value')
  plot(decomposed$seasonal, main = "Seasonal Component", xlab = 'Date', ylab = 'Value')
  plot(decomposed$random, main = "Remainder Component", xlab = 'Date', ylab = 'Value')
  lag.plot(ts_data, lags=1, do.lines=FALSE, main="Lag Plot")
  acf_data <- acf(ts_data, main=paste("ACF Plot:", col))
  dacf_data <- pacf(ts_data, main=paste("PACF Plot:", col))
  diff_ts_data <- diff(ts_data)
  acf(diff_ts_data, main=paste("ACF After Differencing:", col))
  pacf(diff_ts_data, main=paste("PACF After Differencing:", col))
  }

for (col in columns) {
  trend <- decomposed$trend
  if (!is.null(trend)) {
    trend_mean <- mean(trend, na.rm = TRUE)
    trend_sd <- sd(trend, na.rm = TRUE)
    trend_trend <- ifelse(trend_mean > 0, "increasing", "decreasing")
    cat("The trend component suggests a", trend_trend, "trend, \nwith an average value of", round(trend_mean, 2), "and a standard deviation of", round(trend_sd, 2), ".\n\n")
  } else {
    cat("There is no discernible trend component.\n\n")
  }
  
  seasonal <- decomposed$seasonal
  if (!is.null(seasonal)) {
    seasonal_mean <- mean(seasonal, na.rm = TRUE)
    seasonal_sd <- sd(seasonal, na.rm = TRUE)
    cat("The seasonal component suggests a repeating pattern, \nwith an average value of", round(seasonal_mean, 2), "and a standard deviation of", round(seasonal_sd, 2), ".\n\n")
  } else {
    cat("There is no discernible seasonal component.\n\n")
  }
  
  remainder <- decomposed$random
  if (!is.null(remainder)) {
    remainder_mean <- mean(remainder, na.rm = TRUE)
    remainder_sd <- sd(remainder, na.rm = TRUE)
    cat("The remainder component suggests random fluctuations, \nwith an average value of", round(remainder_mean, 2), "and a standard deviation of", round(remainder_sd, 2), ".\n\n")
  } else {
    cat("There is no discernible remainder component.\n\n")
  }
  
  if (decomposed$type == "multiplicative") {
    cat("The time series appears to be multiplicative.\n\n")
  } else {
    cat("The time series appears to be additive.\n\n")
  }
  
  adf_test <- adf.test(ts_data)
  cat("Augmented Dickey-Fuller Test Results:\n")
  cat("Test Statistic:", adf_test$statistic, "\n")
  cat("P-value:", adf_test$p.value, "\n")
  cat("Critical Values:", adf_test$critical, "\n")
  if (adf_test$p.value < 0.05) {
    cat("The time series is stationary based on the ADF test.\n\n")
  } else {
    cat("The time series is not stationary based on the ADF test.\n\n")}

  adf_test_diff <- adf.test(diff_ts_data)
  cat("Augmented Dickey-Fuller Test Results After Differencing:\n")
  cat("Test Statistic:", adf_test_diff$statistic, "\n")
  cat("P-value:", adf_test_diff$p.value, "\n")
  cat("Critical Values:", adf_test_diff$critical, "\n")
  if (adf_test_diff$p.value < 0.05) {
    cat("The time series is stationary based on the ADF test.\n\n")
  } else {
    cat("The time series is not stationary based on the ADF test.\n\n")
  }
  }
## ---- chunk 14
columns <- c("USDIDX")
df_usd <- df[!is.na(df[columns]) & df[columns] != "", ]
for (col in columns) {
  xts_data <- xts(df_usd[, col], order.by = df_usd$observation_date)
  ts_data <- ts(df_usd[, col], start=c(2018, 9, 17), frequency=365)
  decomposed <- decompose(ts_data)
  
  plot(decomposed$x, main = paste("Original Time Series:", col), xlab = 'Date', ylab = 'Value')
  plot(decomposed$trend, main = "Trend Component", xlab = 'Date', ylab = 'Value')
  plot(decomposed$seasonal, main = "Seasonal Component", xlab = 'Date', ylab = 'Value')
  plot(decomposed$random, main = "Remainder Component", xlab = 'Date', ylab = 'Value')
  lag.plot(ts_data, lags=1, do.lines=FALSE, main="Lag Plot")
  acf_data <- acf(ts_data, main=paste("ACF Plot:", col))
  dacf_data <- pacf(ts_data, main=paste("PACF Plot:", col))
  diff_ts_data <- diff(ts_data)
  acf(diff_ts_data, main=paste("ACF After Differencing:", col))
  pacf(diff_ts_data, main=paste("PACF After Differencing:", col))
  }

for (col in columns) {
  trend <- decomposed$trend
  if (!is.null(trend)) {
    trend_mean <- mean(trend, na.rm = TRUE)
    trend_sd <- sd(trend, na.rm = TRUE)
    trend_trend <- ifelse(trend_mean > 0, "increasing", "decreasing")
    cat("The trend component suggests a", trend_trend, "trend, \nwith an average value of", round(trend_mean, 2), "and a standard deviation of", round(trend_sd, 2), ".\n\n")
  } else {
    cat("There is no discernible trend component.\n\n")
  }
  
  seasonal <- decomposed$seasonal
  if (!is.null(seasonal)) {
    seasonal_mean <- mean(seasonal, na.rm = TRUE)
    seasonal_sd <- sd(seasonal, na.rm = TRUE)
    cat("The seasonal component suggests a repeating pattern, \nwith an average value of", round(seasonal_mean, 2), "and a standard deviation of", round(seasonal_sd, 2), ".\n\n")
  } else {
    cat("There is no discernible seasonal component.\n\n")
  }
  
  remainder <- decomposed$random
  if (!is.null(remainder)) {
    remainder_mean <- mean(remainder, na.rm = TRUE)
    remainder_sd <- sd(remainder, na.rm = TRUE)
    cat("The remainder component suggests random fluctuations, \nwith an average value of", round(remainder_mean, 2), "and a standard deviation of", round(remainder_sd, 2), ".\n\n")
  } else {
    cat("There is no discernible remainder component.\n\n")
  }
  
  if (decomposed$type == "multiplicative") {
    cat("The time series appears to be multiplicative.\n\n")
  } else {
    cat("The time series appears to be additive.\n\n")
  }
  
  adf_test <- adf.test(ts_data)
  cat("Augmented Dickey-Fuller Test Results:\n")
  cat("Test Statistic:", adf_test$statistic, "\n")
  cat("P-value:", adf_test$p.value, "\n")
  cat("Critical Values:", adf_test$critical, "\n")
  if (adf_test$p.value < 0.05) {
    cat("The time series is stationary based on the ADF test.\n\n")
  } else {
    cat("The time series is not stationary based on the ADF test.\n\n")}

  adf_test_diff <- adf.test(diff_ts_data)
  cat("Augmented Dickey-Fuller Test Results After Differencing:\n")
  cat("Test Statistic:", adf_test_diff$statistic, "\n")
  cat("P-value:", adf_test_diff$p.value, "\n")
  cat("Critical Values:", adf_test_diff$critical, "\n")
  if (adf_test_diff$p.value < 0.05) {
    cat("The time series is stationary based on the ADF test.\n\n")
  } else {
    cat("The time series is not stationary based on the ADF test.\n\n")
  }
  }
